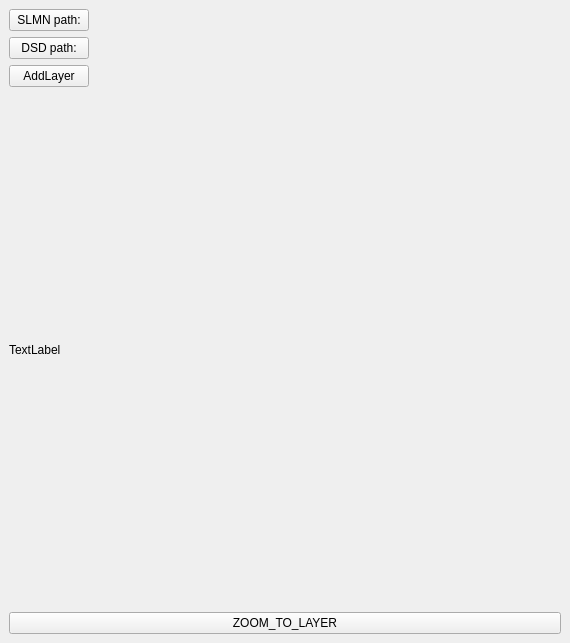
<?xml version="1.0" encoding="UTF-8"?>
<ui version="4.0">
 <class>HydrologyDataPreparerDockWidgetBase</class>
 <widget class="QDockWidget" name="HydrologyDataPreparerDockWidgetBase">
  <property name="geometry">
   <rect>
    <x>0</x>
    <y>0</y>
    <width>570</width>
    <height>643</height>
   </rect>
  </property>
  <property name="windowTitle">
   <string>Hydrology data preparer</string>
  </property>
  <widget class="QWidget" name="dockWidgetContents">
   <layout class="QGridLayout" name="gridLayout">
    <item row="1" column="1">
     <widget class="QLabel" name="label">
      <property name="text">
       <string>TextLabel</string>
      </property>
     </widget>
    </item>
    <item row="0" column="1">
     <layout class="QGridLayout" name="gridLayout_2">
      <item row="1" column="0">
       <widget class="QPushButton" name="pushButton_set_dsd_path">
        <property name="text">
         <string>DSD path:</string>
        </property>
       </widget>
      </item>
      <item row="2" column="0">
       <widget class="QPushButton" name="pushButtonAddLayer">
        <property name="text">
         <string>AddLayer</string>
        </property>
       </widget>
      </item>
      <item row="0" column="1">
       <widget class="QLabel" name="label_slmn_path">
        <property name="text">
         <string/>
        </property>
       </widget>
      </item>
      <item row="1" column="1">
       <widget class="QLabel" name="label_dsd_path">
        <property name="text">
         <string/>
        </property>
       </widget>
      </item>
      <item row="0" column="0">
       <widget class="QPushButton" name="pushButton_set_slmn_path">
        <property name="sizePolicy">
         <sizepolicy hsizetype="Fixed" vsizetype="Fixed">
          <horstretch>0</horstretch>
          <verstretch>0</verstretch>
         </sizepolicy>
        </property>
        <property name="text">
         <string>SLMN path:</string>
        </property>
       </widget>
      </item>
     </layout>
    </item>
    <item row="2" column="1">
     <widget class="QPushButton" name="pushButton_zoom">
      <property name="text">
       <string>ZOOM_TO_LAYER</string>
      </property>
     </widget>
    </item>
   </layout>
  </widget>
 </widget>
 <resources/>
 <connections/>
</ui>
